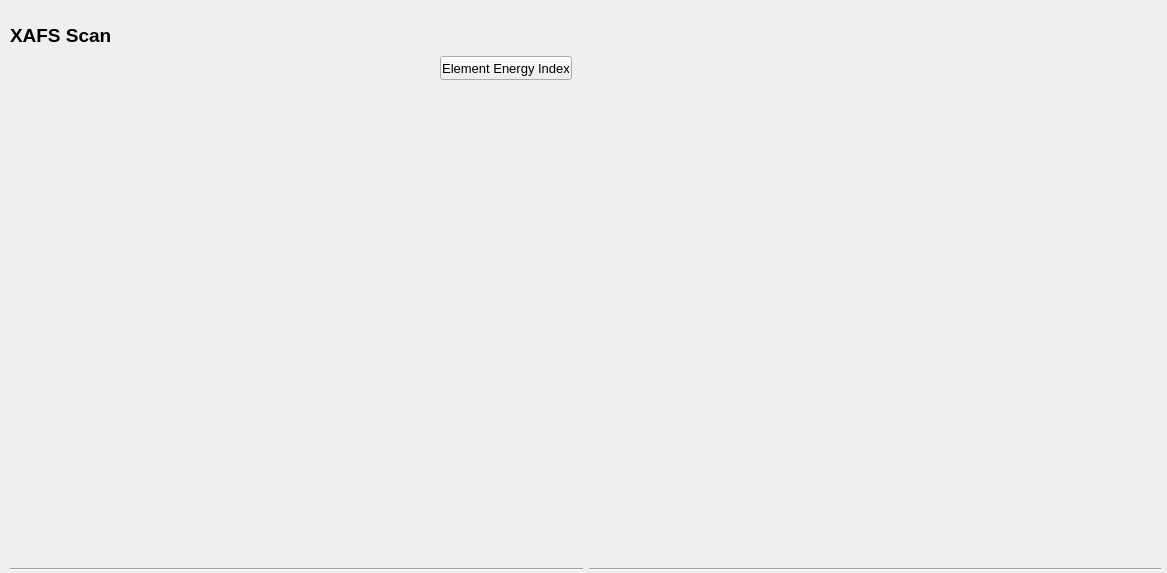
<?xml version="1.0" encoding="UTF-8"?>
<ui version="4.0">
 <class>Form</class>
 <widget class="QWidget" name="Form">
  <property name="geometry">
   <rect>
    <x>0</x>
    <y>0</y>
    <width>1167</width>
    <height>573</height>
   </rect>
  </property>
  <property name="windowTitle">
   <string>Form</string>
  </property>
  <widget class="QWidget" name="gridWidget" native="true">
   <property name="geometry">
    <rect>
     <x>10</x>
     <y>20</y>
     <width>1151</width>
     <height>551</height>
    </rect>
   </property>
   <property name="sizePolicy">
    <sizepolicy hsizetype="Preferred" vsizetype="Preferred">
     <horstretch>2</horstretch>
     <verstretch>1</verstretch>
    </sizepolicy>
   </property>
   <property name="minimumSize">
    <size>
     <width>981</width>
     <height>551</height>
    </size>
   </property>
   <layout class="QGridLayout" name="gridLayout" rowstretch="0,0,0" columnstretch="0,0">
    <property name="sizeConstraint">
     <enum>QLayout::SetNoConstraint</enum>
    </property>
    <item row="1" column="0">
     <widget class="QStackedWidget" name="stackedWidget">
      <property name="currentIndex">
       <number>0</number>
      </property>
      <widget class="Parameters" name="page_5">
       <widget class="QPushButton" name="index">
        <property name="geometry">
         <rect>
          <x>430</x>
          <y>0</y>
          <width>132</width>
          <height>24</height>
         </rect>
        </property>
        <property name="font">
         <font>
          <pointsize>10</pointsize>
         </font>
        </property>
        <property name="text">
         <string>Element Energy Index</string>
        </property>
       </widget>
      </widget>
      <widget class="Elements" name="page_6">
       <widget class="QPushButton" name="index2">
        <property name="geometry">
         <rect>
          <x>480</x>
          <y>0</y>
          <width>81</width>
          <height>23</height>
         </rect>
        </property>
        <property name="text">
         <string>Back to Scan</string>
        </property>
       </widget>
      </widget>
     </widget>
    </item>
    <item row="0" column="1">
     <layout class="QHBoxLayout" name="horizontalLayout_3">
      <item>
       <widget class="Location" name="widget" native="true">
        <property name="minimumSize">
         <size>
          <width>350</width>
          <height>30</height>
         </size>
        </property>
       </widget>
      </item>
      <item>
       <widget class="QLabel" name="label_2">
        <property name="text">
         <string/>
        </property>
       </widget>
      </item>
     </layout>
    </item>
    <item row="0" column="0">
     <widget class="QLabel" name="label">
      <property name="font">
       <font>
        <family>Arial</family>
        <pointsize>14</pointsize>
        <weight>75</weight>
        <bold>true</bold>
       </font>
      </property>
      <property name="text">
       <string>XAFS Scan</string>
      </property>
     </widget>
    </item>
    <item row="2" column="0">
     <widget class="Line" name="line">
      <property name="orientation">
       <enum>Qt::Horizontal</enum>
      </property>
     </widget>
    </item>
    <item row="2" column="1">
     <widget class="Line" name="line_2">
      <property name="orientation">
       <enum>Qt::Horizontal</enum>
      </property>
     </widget>
    </item>
    <item row="1" column="1">
     <spacer name="horizontalSpacer">
      <property name="orientation">
       <enum>Qt::Horizontal</enum>
      </property>
      <property name="sizeHint" stdset="0">
       <size>
        <width>40</width>
        <height>20</height>
       </size>
      </property>
     </spacer>
    </item>
   </layout>
  </widget>
 </widget>
 <customwidgets>
  <customwidget>
   <class>Elements</class>
   <extends>QWidget</extends>
   <header>Elements.h</header>
   <container>1</container>
  </customwidget>
  <customwidget>
   <class>Parameters</class>
   <extends>QWidget</extends>
   <header>Parameters.h</header>
   <container>1</container>
  </customwidget>
  <customwidget>
   <class>Location</class>
   <extends>QWidget</extends>
   <header>Location.h</header>
   <container>1</container>
  </customwidget>
 </customwidgets>
 <resources/>
 <connections>
  <connection>
   <sender>index2</sender>
   <signal>clicked()</signal>
   <receiver>Form</receiver>
   <slot>Index()</slot>
   <hints>
    <hint type="sourcelabel">
     <x>505</x>
     <y>67</y>
    </hint>
    <hint type="destinationlabel">
     <x>468</x>
     <y>0</y>
    </hint>
   </hints>
  </connection>
  <connection>
   <sender>index</sender>
   <signal>clicked()</signal>
   <receiver>Form</receiver>
   <slot>Index()</slot>
   <hints>
    <hint type="sourcelabel">
     <x>499</x>
     <y>72</y>
    </hint>
    <hint type="destinationlabel">
     <x>478</x>
     <y>6</y>
    </hint>
   </hints>
  </connection>
 </connections>
 <slots>
  <slot>Index()</slot>
  <slot>normalizedgraph()</slot>
  <slot>rawgraph()</slot>
  <slot>countgraph()</slot>
 </slots>
</ui>
